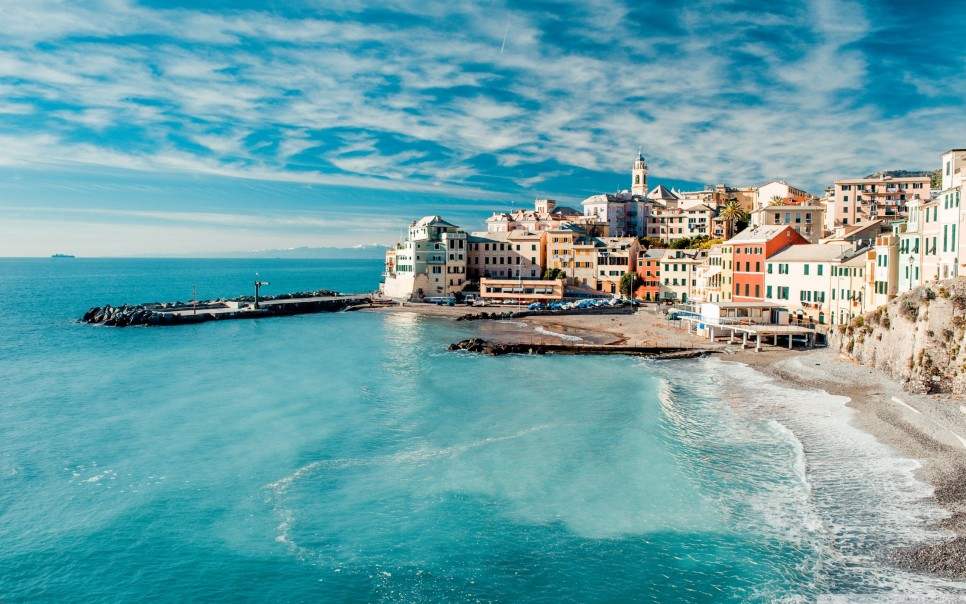
#> input picture day23/image/1.jpg, 966 x 604 px
$ python opencv_numpy.py
#> lines starting #> are read from the running program, lines starting #| are printed output that depends on the picture
import cv2
import numpy as np

img_background = cv2.imread("./image/1.jpg", cv2.IMREAD_COLOR)
#> img_background is the input picture: shape (604, 966, 3); mean B, G, R 169, 162.3, 108.7
print(type(img_background))
#| <class 'numpy.ndarray'>
print(img_background)
#> (printed output is left out)
print(img_background.dtype)
#| uint8
print(img_background.shape)
#| (604, 966, 3)
print(img_background.ndim)
#| 3

img_gray = cv2.cvtColor(img_background, cv2.COLOR_BGR2GRAY)
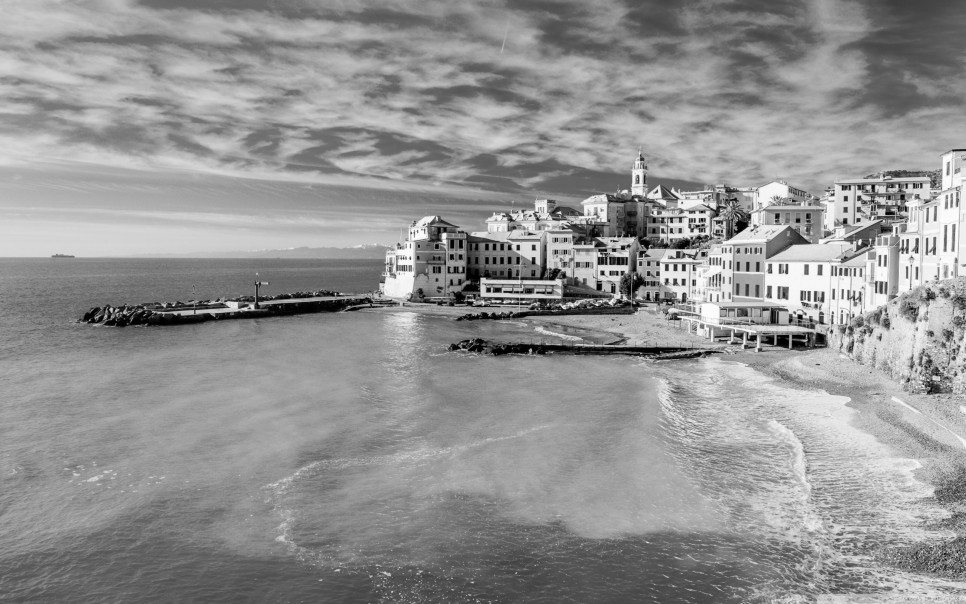
#> img_gray: shape (604, 966); min 0, max 255, mean 147
print(type(img_gray))
#| <class 'numpy.ndarray'>
print(img_gray)
#> (printed output is left out)
print(img_gray.dtype)
#| uint8
print(img_gray.shape)
#| (604, 966)
print(img_gray.ndim)
#| 2

#> (the run stopped early here; a loop or call above may not have finished)

$ run again, with day23/image/2.jpg copied over day23/image/1.jpg
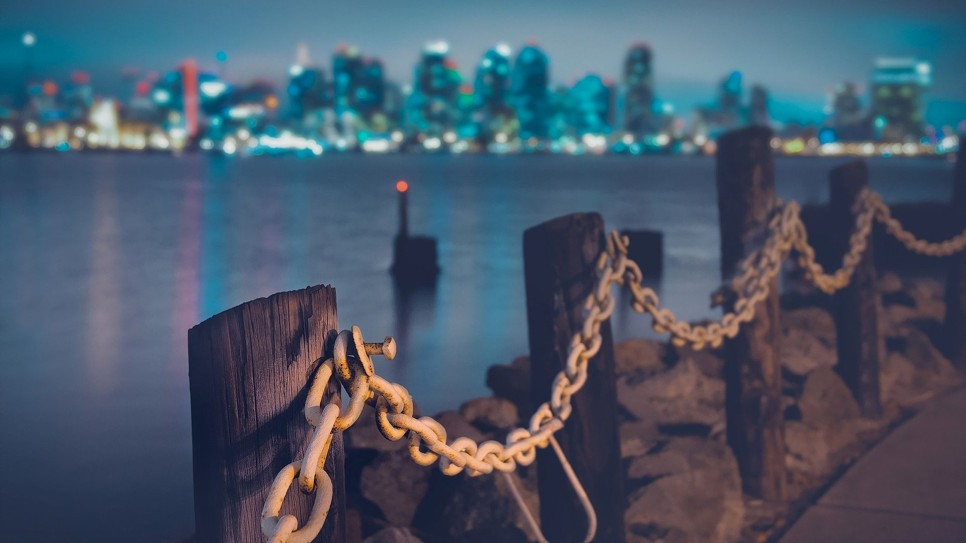
#> input picture day23/image/2.jpg, 966 x 543 px
#> img_background is the input picture: shape (543, 966, 3); mean B, G, R 106.4, 88.8, 73.4
#| <class 'numpy.ndarray'>
#> (printed output is left out)
#| uint8
#| (543, 966, 3)
#| 3
#> `img_gray = cv2.cvtColor(img_background, cv2.COLOR_BGR2GRAY)`:
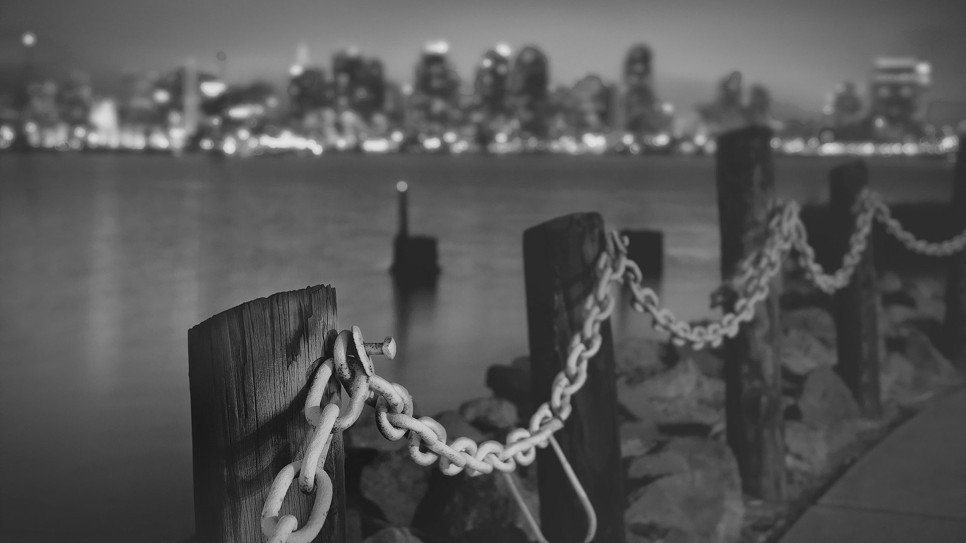
#> img_gray: shape (543, 966); min 10, max 230, mean 86.2
#| <class 'numpy.ndarray'>
#> (printed output is left out)
#| uint8
#| (543, 966)
#| 2

$ run again, with day23/image/3.jpg copied over day23/image/1.jpg
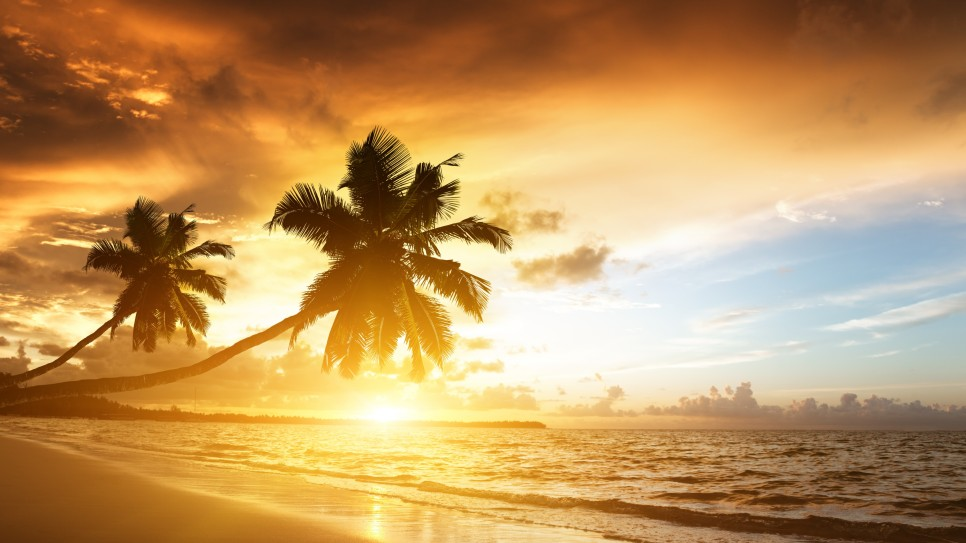
#> input picture day23/image/3.jpg, 966 x 543 px
#> img_background is the input picture: shape (543, 966, 3); mean B, G, R 94.4, 149.5, 191.7
#| <class 'numpy.ndarray'>
#> (printed output is left out)
#| uint8
#| (543, 966, 3)
#| 3
#> `img_gray = cv2.cvtColor(img_background, cv2.COLOR_BGR2GRAY)`:
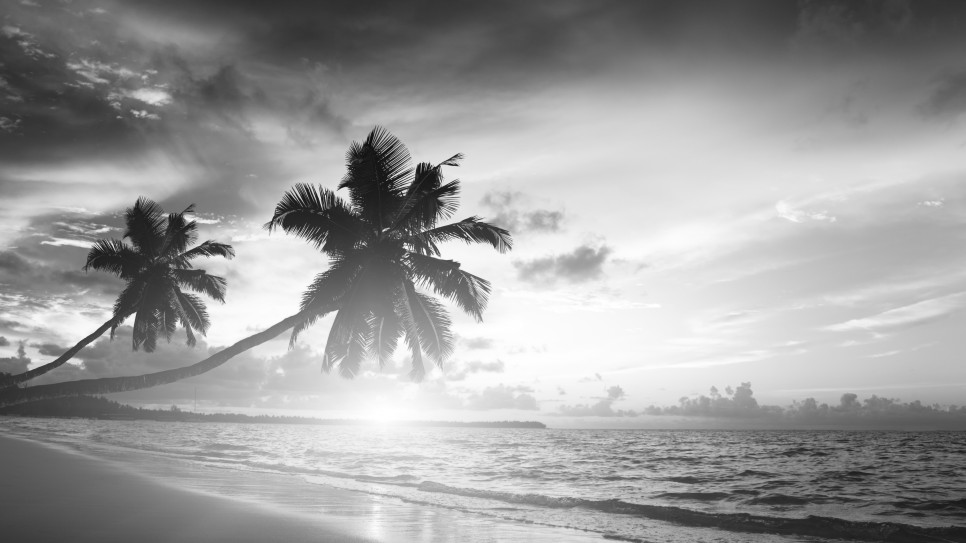
#> img_gray: shape (543, 966); min 8, max 255, mean 155.8
#| <class 'numpy.ndarray'>
#> (printed output is left out)
#| uint8
#| (543, 966)
#| 2

$ run again, with day23/image/4.jpg copied over day23/image/1.jpg
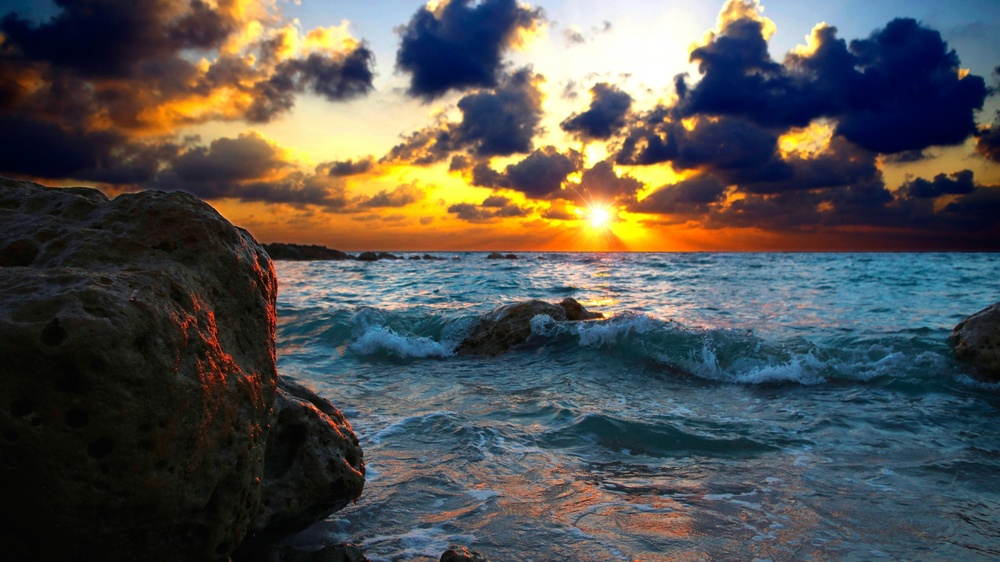
#> input picture day23/image/4.jpg, 1000 x 562 px, shrunk from 1920 x 1080 before the run
#> img_background is the input picture: shape (562, 1000, 3); mean B, G, R 80.9, 82.7, 82.8
#| <class 'numpy.ndarray'>
#> (printed output is left out)
#| uint8
#| (562, 1000, 3)
#| 3
#> `img_gray = cv2.cvtColor(img_background, cv2.COLOR_BGR2GRAY)`:
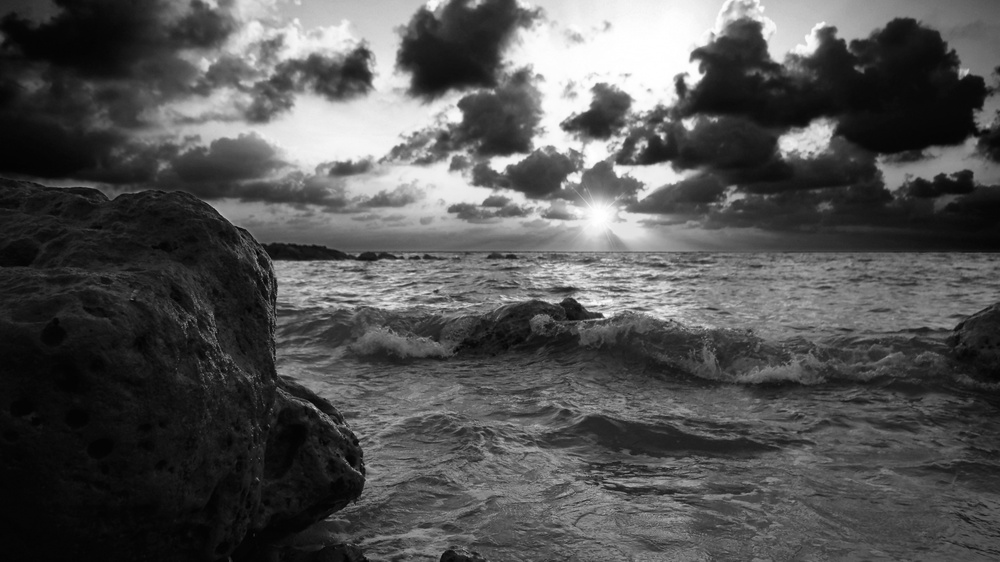
#> img_gray: shape (562, 1000); min 1, max 255, mean 82.5
#| <class 'numpy.ndarray'>
#> (printed output is left out)
#| uint8
#| (562, 1000)
#| 2
